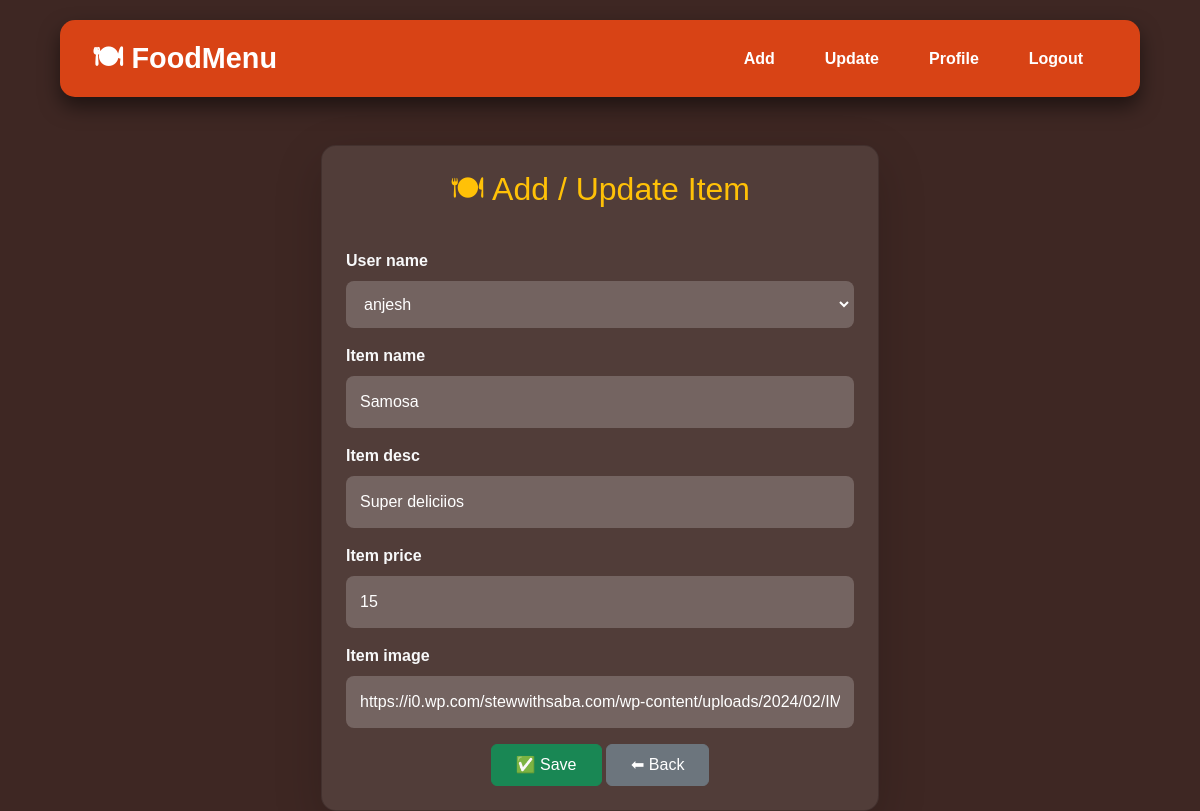
The app's page /food/update/1 (signed in), older data.
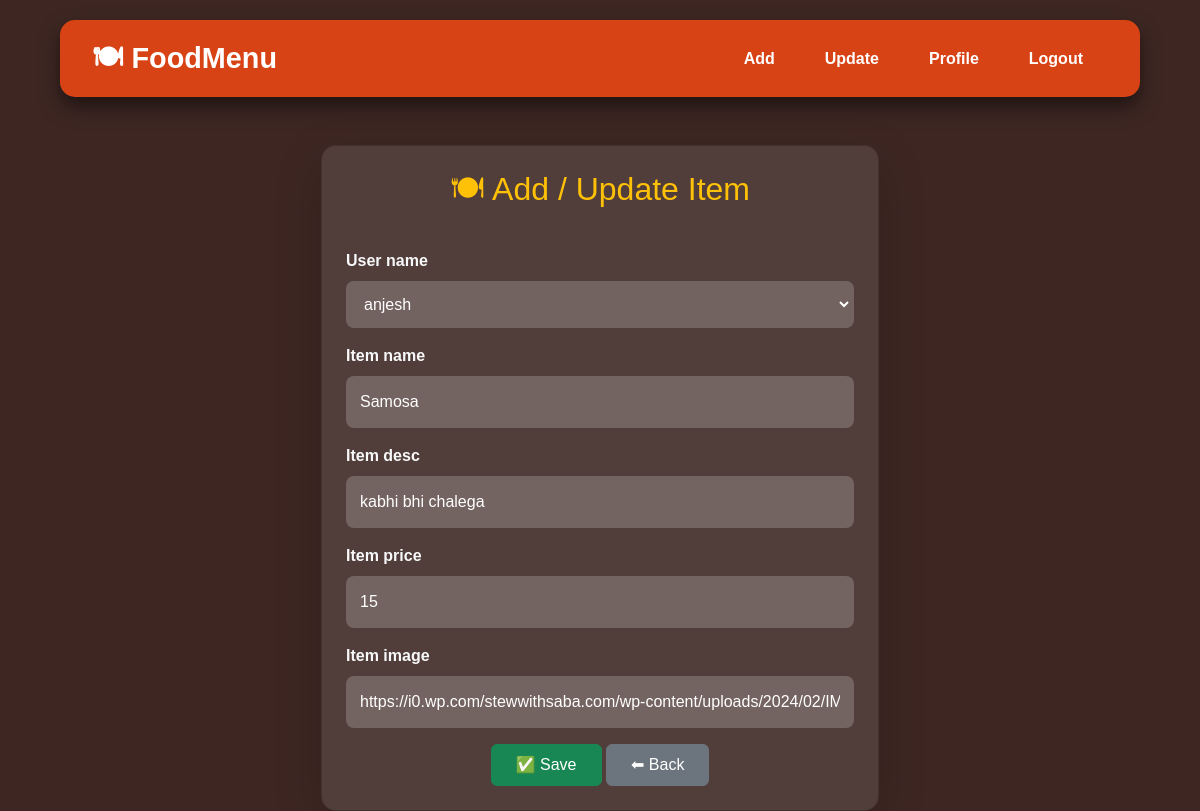
The same page, newer data.
### food/models.py (models this page shows, shortened)
class Item(models.Model):
    user_name = models.ForeignKey(User, on_delete=models.CASCADE, default=1)
    item_name = models.CharField(max_length=100)
    item_desc = models.CharField(max_length=105)
    item_price = models.IntegerField()
    item_image = models.CharField(max_length=500,default="https://i0.wp.com/stewwithsaba.com/wp-content/uploads/2024/02/IMG_3902-edited.jpg?resize=900%2C1200&ssl=1")

### food/views.py (the view)
# urls.py: path('update/<int:id>', views.update_item, name='update_item'),
@login_required
def update_item(request, id):
    item = Item.objects.get(pk=id)
    form = ItemForm(request.POST or None, instance=item)
    if form.is_valid():
        form.save()
        return redirect('food:index')
    return render(request, 'food/item-form.html',context={
        'form':form,
        'item':item,
    })

### food/forms.py
class ItemForm(forms.ModelForm):
    class Meta:
        model = Item
        fields = "__all__"

### food/templates/food/item-form.html (shortened to what this page needs)
{% extends "food/base.html" %}
{% block content %}
<div class="container mt-5 d-flex justify-content-center">
    <div class="card p-4 shadow-lg" style="width: 50%; background: rgba(255, 255, 255, 0.1); border-radius: 15px; box-shadow: 0 0 10px var(--accent-color);">
        <h2 class="text-warning text-center mb-4">🍽 Add / Update Item</h2>
        <form method="POST" class="mt-3">
            {% for field in form %}
                <div class="mb-3">
                    <label for="{{ field.id_for_label }}" class="form-label text-light fw-bold">{{ field.label }}</label>
                    {{ field }}
                </div>
            {% endfor %}
            <div class="text-center">
                <button type="submit" class="btn btn-success px-4 py-2">✅ Save</button>
                <a href="{% url 'food:index' %}" class="btn btn-secondary px-4 py-2">⬅ Back</a>
            </div>
        </form>
    </div>
</div>
{% endblock %}

### food/templates/food/base.html (shortened to what this page needs)
{% load static %}
<!DOCTYPE html>
<html lang="en">
<head>
    <link rel="stylesheet" href="{% static 'food/style.css' %}">
    <link href="https://cdn.jsdelivr.net/npm/bootstrap@5.3.3/dist/css/bootstrap.min.css" rel="stylesheet">
</head>
<body>
    <nav class="navbar navbar-expand-lg navbar-dark">
        <div class="container-fluid">
            <a href="{% url 'food:index' %}" class="navbar-brand">🍽 FoodMenu</a>
            <div class="collapse navbar-collapse justify-content-end" id="navbarNav">
                <ul class="navbar-nav">
                    <li class="nav-item"><a class="nav-link" href="{% url 'food:create_item' %}">Add</a></li>
                    <li class="nav-item"><a class="nav-link" href="{% url 'food:update_item_list' %}">Update</a></li>
                        <li class="nav-item">
                            <a class="nav-link" href="{% url 'profile' %}">Profile</a>
                        </li>
                        <li class="nav-item">
                            <form method="post" action="{% url 'logout' %}">
                                <button type="submit" class="nav-link logout-btn">Logout</button>
                            </form>
                        </li>
                </ul>
            </div>
        </div>
    </nav>
    {% block content %}
    {% endblock %}
</body>
</html>

### food/static/food/style.css (style rules this page uses)
body { background-color: rgb(192, 172, 183); }

### food/templates/food/base.html (style rules this page uses)
:root { --primary-color: #3E2723; --secondary-color: #D84315; --accent-color: #FF8F00; --light-bg: #FBE9E7; --text-color: #ffffff; }
body { background-color: var(--primary-color); color: var(--text-color); font-family: 'Arial', sans-serif; }
.navbar { background: var(--secondary-color); border-radius: 15px; box-shadow: 0px 10px 20px rgba(0, 0, 0, 0.5); padding: 12px 20px; margin: 20px auto; width: 90%; position: relative; }
.navbar-brand { font-size: 1.8rem; font-weight: bold; color: var(--text-color) !important; transition: 0.3s ease-in-out; }
.navbar-nav { list-style: none; display: flex; align-items: center; padding: 0; }
.navbar-nav .nav-item { padding: 0 10px; }
.navbar-nav .nav-item .nav-link { color: var(--text-color) !important; font-weight: bold; padding: 10px 15px; border-radius: 8px; transition: 0.3s ease-in-out; }
button, .nav-link { position: relative; transition: all 0.3s ease-in-out; }

### food/templates/food/item-form.html (style rules this page uses)
input, textarea, select { width: 100%; padding: 12px; border: 2px solid transparent; border-radius: 8px; background: rgba(255, 255, 255, 0.2); color: #fff; font-size: 16px; transition: 0.3s; }
input::placeholder, textarea::placeholder { color: rgba(255, 255, 255, 0.6); }

Row changes from the older to the newer data that the page shows:
changed Item "anjesh": item_desc "Super deliciios" → "kabhi bhi chalega"
